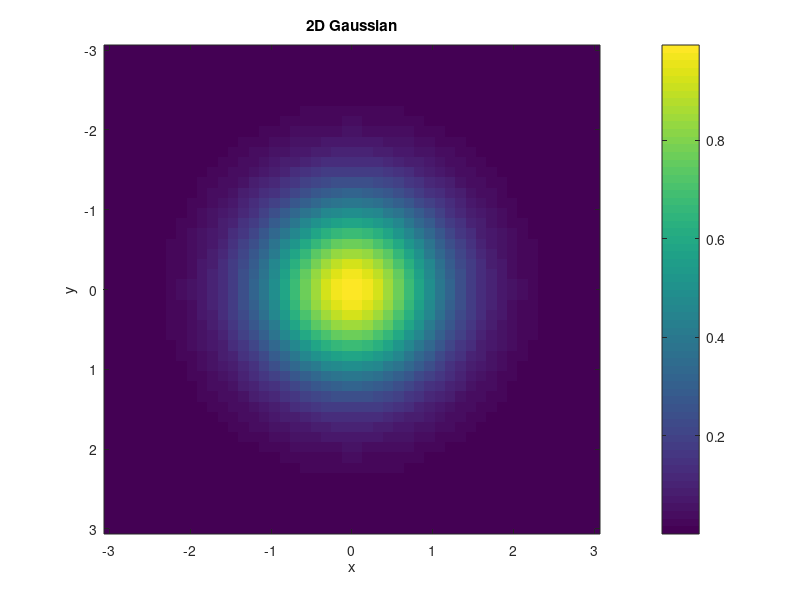

Recreate this plot in MATLAB.
%{
@play
{
  "title": "2D-гауссиана (imagesc)",
  "description": "Тепловая карта двумерного гауссова распределения",
  "groups": [
    {
      "name": "Параметры распределения",
      "controls": [
        { "var": "sigma", "label": "σ", "min": 0.3, "max": 2.0, "step": 0.1, "default": 0.8 },
        { "var": "n", "label": "Сетка N×N", "min": 16, "max": 96, "step": 16, "default": 48 },
        { "var": "cm", "label": "Палитра", "type": "select", "options": ["hot", "parula", "jet", "gray"], "default": "parula" }
      ]
    }
  ]
}
%}
% 2D-гауссиана на сетке N×N
sigma = 0.8;
n = 48;
xs = linspace(-3, 3, n);
Z = zeros(n, n);
for i = 1:n
    for j = 1:n
        Z(i, j) = exp(-(xs(i)^2 + xs(j)^2) / (2 * sigma^2));
    end
end
imagesc(xs, xs, Z);
colorbar;
title('2D Gaussian');
xlabel('x');
ylabel('y');
